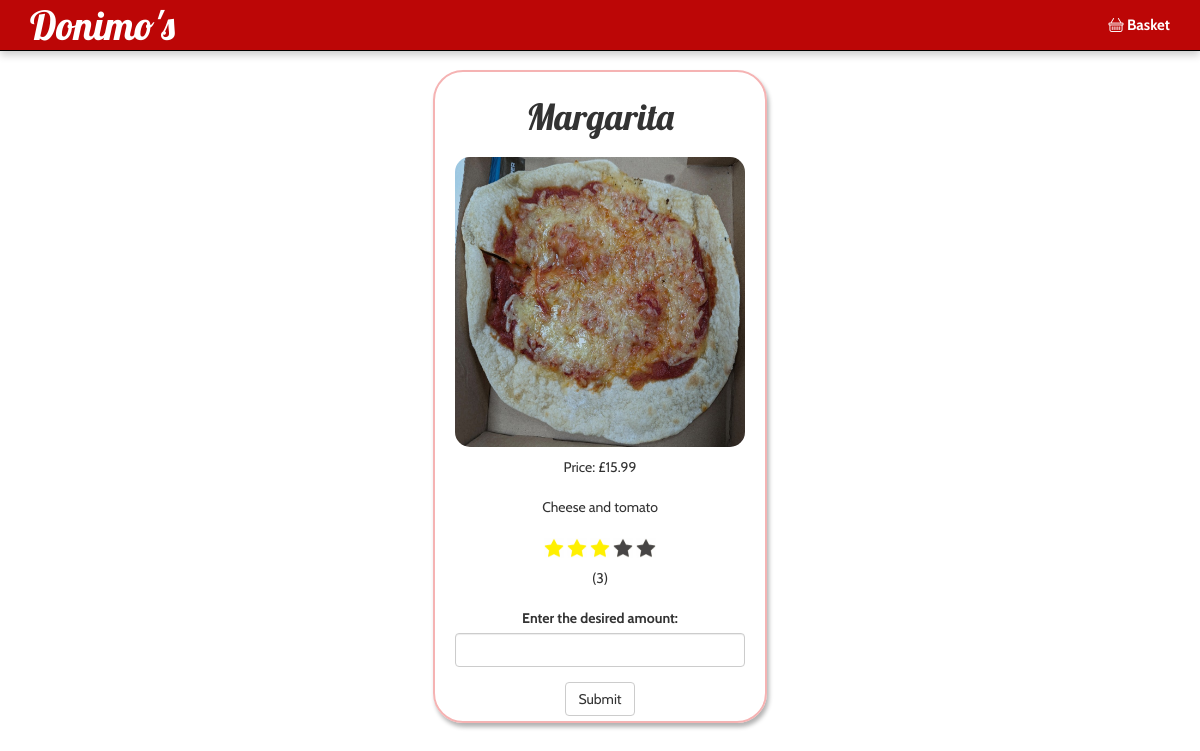
Page /pizza/Margarita on the committed database.
### app4.py (models this page shows)
class Pizza(db.Model):
    __tablename__ = "Pizzas"
    id = db.Column(db.Integer,primary_key = True)
    name = db.Column(db.String(32), index = True, unique = True)
    price = db.Column(db.String)
    description = db.Column(db.Text)
    image = db.Column(db.String(40))
    veggie = db.Column(db.Boolean)
    side = db.Column(db.Boolean)
    footprint = db.Column(db.Integer)
    rating = db.Column(db.Float)
    numratings = db.Column(db.Integer)

### app4.py (the view, shortened to what this page needs)
@app.route('/pizza/<pizzaName>',methods=['GET','POST'])
def singleProductPage(pizzaName):
    pizzas = Pizza.query.all()
    if "basket" not in session:
        session["basket"] = {}
    for pizza in pizzas:
        if pizza.name == pizzaName:
            rating = round(pizza.rating)
            form = ChoiceForm()
            return render_template('SinglePizza.html', pizza = pizza, form = form, rating = rating, numratings = pizza.numratings)
    return "Pizza not found", 404

### app4.py
class ChoiceForm(FlaskForm):
    quantity = IntegerField("Enter the desired amount:",validators = [
        Optional(),
        NumberRange(min = 1,message = "Please enter a number greater than 0")
    ])
    submit = SubmitField('Submit')

### templates/SinglePizza.html
{% extends "base.html" %}
{% block content %}
    <link rel = "stylesheet" href = "{{ url_for('static', filename = 'styles.css')}}">
    <div class = "single-pizza-info">
        <div class = "pizza-card">
            <h1>{{ pizza.name }}</h1>
            <img class = "homepizza" src = "{{ url_for('static', filename='img/' + pizza.image) }}">
            <p >Price: {{ pizza.price }}</p>
            <p>{{ pizza.description }}</p>
            <div class = "star-rating">
                {% for gold_star_num in range(0,rating) %}
                    <img class = "star" src = "{{ url_for('static', filename = 'img/star.png') }}">
                {% endfor %}
                {% for grey_star_num in range(0, 5-rating) %}
                    <img class = "star" src = "{{ url_for('static', filename = 'img/greystar.png') }}">
                {% endfor %}
            </div>
            <p>({{ numratings }})</p>
            {{ wtf.quick_form(form) }}
        </div>
    </div>
{% endblock %}

### static/styles.css (style rules this page uses)
h1, h2 { font-family: 'Lobster', cursive; }
body { font-family: 'Cabin', sans-serif; padding-top: 70px; }
.homepizza { border-radius: 20px; width: 300px; height: 300px; display: block; }
.single-pizza-info { margin: auto; display: flex; justify-content: center; align-items: center; width: 100%; }
.pizza-card { border-width: 2px; border-style: solid; padding-left: 15px; padding-right: 15px; border-color: rgb(245, 179, 179); flex-direction: column; border-radius: 30px; box-shadow: 2px 4px 4px rgba(0, 0, 0.3, 0.3); }
.pizza-card > * { text-align: center; width: 300px; padding: 5px; }
.star-rating > * { height: 20px; width: 20px; }

### rows in the picture
Pizza: name "Margarita", image (picture), price "£15.99", description "Cheese and tomato"

### other values in the picture
{{ numratings }} "3"
